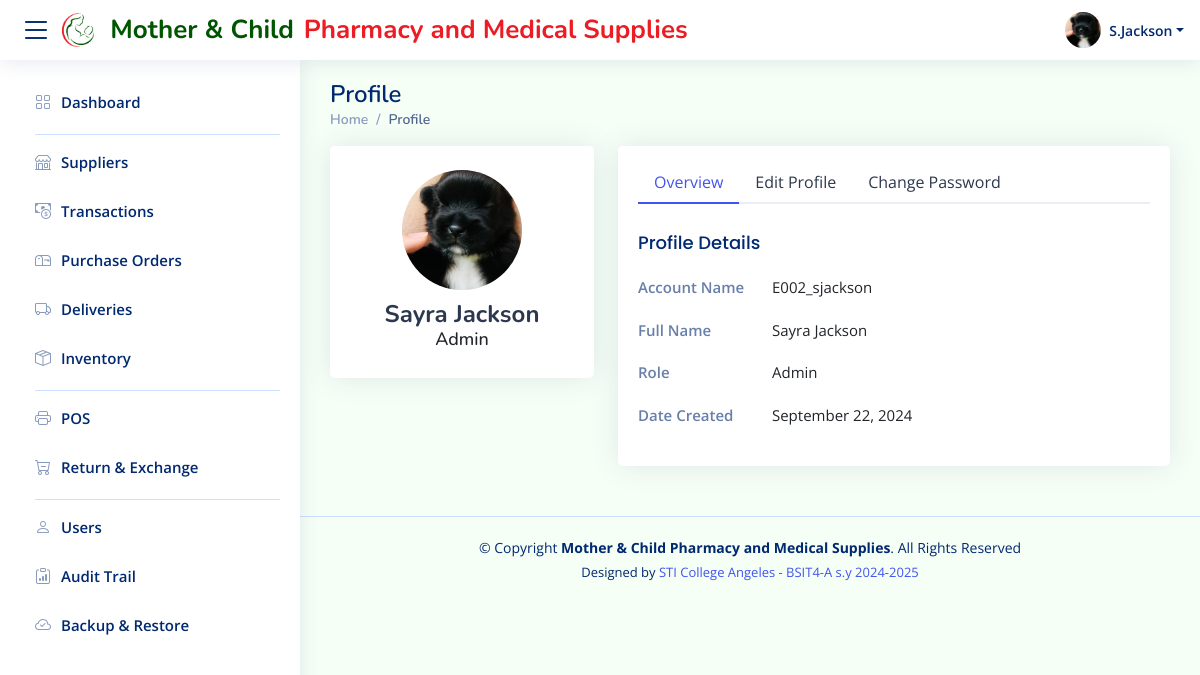
The app's page /users/users-profile/users-profile.php (signed in) with its own data.
### tables this page shows
CREATE TABLE `users` (
  `AccountID` int(10) unsigned NOT NULL AUTO_INCREMENT,
  `employeeName` varchar(255) NOT NULL,
  `employeeLName` varchar(255) NOT NULL,
  `role` varchar(255) NOT NULL,
  `accountName` varchar(255) NOT NULL,
  `password` varchar(255) NOT NULL,
  `picture` text NOT NULL DEFAULT 'profile_icon.png',
  `dateCreated` datetime NOT NULL DEFAULT current_timestamp(),
  `status` varchar(255) NOT NULL DEFAULT 'Active',
  `connected` enum('1','0') NOT NULL DEFAULT '0',
  `SuppliersPerms` enum('on','off') NOT NULL DEFAULT 'off',
  `TransactionsPerms` enum('on','off') NOT NULL DEFAULT 'off',
  `InventoryPerms` enum('on','off') NOT NULL DEFAULT 'off',
  `POSPerms` enum('on','off') NOT NULL DEFAULT 'off',
  `REPerms` enum('on','off') NOT NULL DEFAULT 'off',
  `POPerms` enum('on','off') NOT NULL DEFAULT 'off',
  `UsersPerms` enum('on','off') NOT NULL DEFAULT 'off',
  PRIMARY KEY (`AccountID`),
  UNIQUE KEY `accountName` (`accountName`)
);

### fetchUser.php (called while the page is built, shortened)
<?php
$accountID = $_SESSION['AccountID'];
$servername = "localhost";
$username = "root";
$password = "";
$dbname = "motherchildpharmacy";
$conn = new mysqli($servername, $username, $password, $dbname);
$sql = $conn->prepare("SELECT * FROM users WHERE AccountID = ?");
$sql->bind_param("i", $accountID);
$sql->execute();
$result = $sql->get_result();
if ($result->num_rows > 0) {
    $user = $result->fetch_assoc();
    $employeeName = $user['employeeName'];
    $employeeLName = $user['employeeLName'];
    $role = $user['role'];
    $accountName = $user['accountName'];
    $picture = $user['picture'];
    $dateCreated = $user['dateCreated'];
    $employeeFullName = $employeeName . " " . $employeeLName;
    $nameParts = explode(' ', $employeeFullName);
    $initials = strtoupper($nameParts[0][0]);
    $formattedName = $initials . '.' . end($nameParts);
    $dateCreatedFormatted = (new DateTime($dateCreated))->format('F j, Y');
} else {
    $formattedName = "Unknown";
    $role = "Unknown";
    $picture = "resources/img/profile_icon.png";
}
?>

### users/users-profile/users-profile.php (the view, shortened to what this page needs)
<?php include '../../fetchUser.php'; ?>
<!DOCTYPE html>
<html lang="en">
<head>
  <link href="../../resources/vendor/bootstrap/css/bootstrap.min.css" rel="stylesheet">
  <link href="../../resources/vendor/bootstrap-icons/bootstrap-icons.css" rel="stylesheet">
  <link href="../../resources/vendor/boxicons/css/boxicons.min.css" rel="stylesheet">
  <link href="../../resources/vendor/quill/quill.snow.css" rel="stylesheet">
  <link href="../../resources/vendor/quill/quill.bubble.css" rel="stylesheet">
  <link href="../../resources/vendor/remixicon/remixicon.css" rel="stylesheet">
  <link href="../../resources/vendor/simple-datatables/style.css" rel="stylesheet">
  <link href="../../style.css" rel="stylesheet">
  <link href="userprofile_styles.css" rel="stylesheet">
</head>
<body>
  <header id="header" class="header fixed-top d-flex align-items-center">
    <div class="d-flex align-items-center justify-content-between">
      <i class="bi bi-list toggle-sidebar-btn"></i>
      <a href="../../dashboard/dashboard.php" class="logo d-flex align-items-center">
        <img src="../../resources/img/logo.png" alt="">
        <span class="d-none d-lg-block span1">Mother & Child</span>
        <span class="d-none d-lg-block span2">Pharmacy and Medical Supplies</span>
      </a>
    </div>
    <nav class="header-nav ms-auto">
      <ul class="d-flex align-items-center">
        <li class="nav-item dropdown pe-3">
          <a class="nav-link nav-profile d-flex align-items-center pe-0" href="#" data-bs-toggle="dropdown">
            <img src="../../users/uploads/<?php echo htmlspecialchars($picture); ?>" alt="Profile"
              class="rounded-circle">
            <span class="d-none d-md-block dropdown-toggle ps-2"><?php echo htmlspecialchars($formattedName); ?></span>
          </a>
        </li>
      </ul>
    </nav>
  </header>
  <aside id="sidebar" class="sidebar">
    <ul class="sidebar-nav" id="sidebar-nav">
      <li class="nav-item">
        <a class="nav-link collapsed" href="../../dashboard/dashboard.php">
          <i class="bi bi-grid"></i>
          <span>Dashboard</span>
        </a>
      </li>
      <li class="nav-heading"></li>
      <?php if ($_SESSION['SuppliersPerms'] === 'on'): ?>
        <li class="nav-item">
          <a class="nav-link collapsed" href="../../suppliers/suppliers.php">
            <i class="bi bi-shop"></i>
            <span>Suppliers</span>
          </a>
        </li>
      <?php endif; ?>
      <?php if ($_SESSION['TransactionsPerms'] === 'on'): ?>
        <li class="nav-item">
          <a class="nav-link collapsed" href="../../transactions/transactions.php">
            <i class="bi bi-cash-coin"></i>
            <span>Transactions</span>
          </a>
        </li>
      <?php endif; ?>
      <?php if ($_SESSION['POPerms'] === 'on'): ?>
        <li class="nav-item">
          <a class="nav-link collapsed" href="../../purchaseorders/purchaseorders.php">
            <i class="bi bi-mailbox"></i>
            <span>Purchase Orders</span>
          </a>
        </li>
      <?php endif; ?>
      <?php if ($_SESSION['POPerms'] === 'on'): ?>
        <li class="nav-item">
          <a class="nav-link collapsed" href="../../delivery/delivery.php">
            <i class="bi bi-truck"></i>
            <span>Deliveries</span>
          </a>
        </li>
      <?php endif; ?>
      <?php if ($_SESSION['InventoryPerms'] === 'on'): ?>
        <li class="nav-item">
          <a class="nav-link collapsed" href="../../inventory/inventory.php">
            <i class="bi bi-box-seam"></i>
            <span>Inventory</span>
          </a>
        </li>
      <?php endif; ?>
      <li class="nav-heading"></li>
      <?php if ($_SESSION['POSPerms'] === 'on'): ?>
        <li class="nav-item">
          <a class="nav-link collapsed" href="../../pos/pos.php">
            <i class="bi bi-printer"></i>
            <span>POS</span>
          </a>
        </li>
      <?php endif; ?>
      <?php if ($_SESSION['REPerms'] === 'on'): ?>
        <li class="nav-item">
          <a class="nav-link collapsed" href="../../returnexchange/returnexchange.php">
            <i class="bi bi-cart-dash"></i>
            <span>Return & Exchange</span>
          </a>
        </li>
      <?php endif; ?>
      <li class="nav-heading"></li>
      <?php if ($_SESSION['UsersPerms'] === 'on'): ?>
        <li class="nav-item">
          <a class="nav-link collapsed" href="../../users/users.php">
            <i class="bi bi-person"></i>
            <span>Users</span>
          </a>
        </li>
      <?php endif; ?>
      <?php if ($_SESSION['UsersPerms'] === 'on'): ?>
        <li class="nav-item">
          <a class="nav-link collapsed" href="../../audittrail/audittrail.php">
            <i class="bi bi-clipboard-data"></i>
            <span>Audit Trail</span>
          </a>
        </li>
      <?php endif; ?>
      <?php if ($_SESSION['UsersPerms'] === 'on'): ?>
        <li class="nav-item">
          <a class="nav-link collapsed" href="../../backuprestore/backuprestore.php">
            <i class="bi bi-cloud-check"></i>
            <span>Backup & Restore</span>
          </a>
        </li>
      <?php endif; ?>
    </ul>
  </aside>
  <main id="main" class="main">
    <div class="pagetitle">
      <h1>Profile</h1>
      <nav>
        <ol class="breadcrumb">
          <li class="breadcrumb-item"><a href="../../dashboard/dashboard.php">Home</a></li>
          <li class="breadcrumb-item active">Profile</li>
        </ol>
      </nav>
    </div>
    <section class="section profile">
      <div class="row">
        <div class="col-xl-4">
          <div class="card">
            <div class="card-body profile-card pt-4 d-flex flex-column align-items-center">
              <img src="../../users/uploads/<?php echo htmlspecialchars($picture); ?>" alt="Profile"
                class="rounded-circle">
              <h2><?php echo htmlspecialchars($employeeFullName); ?></h2>
              <h3><?php echo htmlspecialchars($role); ?></h3>
            </div>
          </div>
        </div>
        <div class="col-xl-8">
          <div class="card">
            <div class="card-body pt-3">
              <ul class="nav nav-tabs nav-tabs-bordered">
                <li class="nav-item">
                  <button class="nav-link active" data-bs-toggle="tab"
                    data-bs-target="#profile-overview">Overview</button>
                </li>
                <li class="nav-item">
                  <button class="nav-link" data-bs-toggle="tab" data-bs-target="#profile-edit">Edit Profile</button>
                </li>
                <li class="nav-item">
                  <button class="nav-link" data-bs-toggle="tab" data-bs-target="#profile-change-password">Change
                    Password</button>
                </li>
              </ul>
              <div class="tab-content pt-2">
                <div class="tab-pane fade show active profile-overview" id="profile-overview">
                  <h5 class="card-title">Profile Details</h5>
                  <div class="row">
                    <div class="col-lg-3 col-md-4 label">Account Name</div>
                    <div class="col-lg-9 col-md-8"><?php echo htmlspecialchars($accountName); ?></div>
                  </div>
                  <div class="row">
                    <div class="col-lg-3 col-md-4 label ">Full Name</div>
                    <div class="col-lg-9 col-md-8"><?php echo htmlspecialchars($employeeFullName); ?></div>
                  </div>
                  <div class="row">
                    <div class="col-lg-3 col-md-4 label">Role</div>
                    <div class="col-lg-9 col-md-8"><?php echo htmlspecialchars($role); ?></div>
                  </div>
                  <div class="row">
                    <div class="col-lg-3 col-md-4 label">Date Created</div>
                    <div class="col-lg-9 col-md-8"><?php echo htmlspecialchars($dateCreatedFormatted); ?></div>
                  </div>
                </div>
              </div>
            </div>
          </div>
        </div>
      </div>
    </section>
  </main>
  <footer id="footer" class="footer">
    <div class="copyright">
      &copy; Copyright <strong><span>Mother & Child Pharmacy and Medical Supplies</span></strong>. All Rights Reserved
    </div>
    <div class="credits">
      Designed by <a href="https://www.sti.edu/campuses-details.asp?campus_id=QU5H">STI College Angeles - BSIT4-A s.y
        2024-2025 </a>
    </div>
  </footer>
</body>
</html>

### style.css (style rules this page uses)
:root { scroll-behavior: smooth; }
body { font-family: "Open Sans", sans-serif; background: #f6fff6; color: #444444; }
a { color: #4154f1; text-decoration: none; }
h1, h2, h3, h4, h5, h6 { font-family: "Nunito", sans-serif; }
#main { margin-top: 60px; padding: 20px 30px; transition: all 0.3s; }
.pagetitle { margin-bottom: 10px; }
.pagetitle h1 { font-size: 24px; margin-bottom: 0; font-weight: 600; color: #012970; }
.card { margin-bottom: 30px; border: none; border-radius: 5px; box-shadow: 0px 0 30px rgba(1, 41, 112, 0.1); }
.card-title { padding: 20px 0 15px 0; font-size: 18px; font-weight: 500; color: #012970; font-family: "Poppins", sans-serif; }
.card-body { padding: 0 20px 20px 20px; }
.breadcrumb { font-size: 14px; font-family: "Nunito", sans-serif; color: #899bbd; font-weight: 600; }
.breadcrumb a { color: #899bbd; transition: 0.3s; }
.breadcrumb .breadcrumb-item::before { color: #899bbd; }
.breadcrumb .active { color: #51678f; font-weight: 600; }
.nav-tabs-bordered { border-bottom: 2px solid #ebeef4; }
.nav-tabs-bordered .nav-link { margin-bottom: -2px; border: none; color: #2c384e; }
.nav-tabs-bordered .nav-link.active { background-color: #fff; color: #4154f1; border-bottom: 2px solid #4154f1; }
.logo { line-height: 1; }
@media (min-width: 1200px) { .logo { width: 630px; } }
.logo img { max-height: 35px; margin-right: 6px; }
.logo span { font-size: 26px; font-weight: 700; font-family: "Nunito", sans-serif; }
.logo .span1 { color: #005500FF; padding: 0 10px; }
.logo .span2 { color: #EB1C24FF; }
.header { transition: all 0.5s; z-index: 997; height: 60px; box-shadow: 0px 2px 20px rgba(1, 41, 112, 0.1); background-color: #fff; padding-left: 20px; }
.header .toggle-sidebar-btn { font-size: 32px; padding-right: 10px; cursor: pointer; color: #012970; }
.header-nav ul { list-style: none; }
.header-nav>ul { margin: 0; padding: 0; }
.header-nav .nav-profile { color: #012970; }
.header-nav .nav-profile img { height: 36px; width: 36px; object-fit: cover; }
.header-nav .nav-profile span { font-size: 14px; font-weight: 600; }
.sidebar { position: fixed; top: 60px; left: 0; bottom: 0; width: 300px; z-index: 996; transition: all 0.3s; padding: 20px; overflow-y: auto; scrollbar-width: thin; scrollbar-color: #aab7cf transparent; box-shadow: 0px 0px 20px rgba(1, 41, 112, 0.1); background-color: #fff; }
@media (min-width: 1200px) { #main, #footer { margin-left: 300px; } }
.nav-heading { border-top: 1px solid #cddfff; }
.sidebar-nav { padding: 0; margin: 0; list-style: none; }
.sidebar-nav li { padding: 0; margin: 0; list-style: none; }
.sidebar-nav .nav-item { margin-bottom: 5px; }
.sidebar-nav .nav-heading { font-size: 11px; text-transform: uppercase; color: #899bbd; font-weight: 600; margin: 10px 0 5px 15px; }
.sidebar-nav .nav-link { display: flex; align-items: center; font-size: 15px; font-weight: 600; color: #4154f1; transition: 0.3; background: #f6f9ff; padding: 10px 15px; border-radius: 4px; }
.sidebar-nav .nav-link i { font-size: 16px; margin-right: 10px; color: #4154f1; }
.sidebar-nav .nav-link.collapsed { color: #012970; background: #fff; }
.sidebar-nav .nav-link.collapsed i { color: #899bbd; }
.profile .profile-card img { height: 120px; width: 120px; object-fit: cover; }
.profile .profile-card h2 { font-size: 24px; font-weight: 700; color: #2c384e; margin: 10px 0 0 0; }
.profile .profile-card h3 { font-size: 18px; }
.profile .profile-overview .row { margin-bottom: 20px; font-size: 15px; }
.profile .profile-overview .card-title { color: #012970; }
.profile .profile-overview .label { font-weight: 600; color: rgba(1, 41, 112, 0.6); }
.footer { padding: 20px 0; font-size: 14px; transition: all 0.3s; border-top: 1px solid #cddfff; }
.footer .copyright { text-align: center; color: #012970; }
.footer .credits { padding-top: 5px; text-align: center; font-size: 13px; color: #012970; }

### records on screen
users: picture (picture), formattedName "S.Jackson", employeeFullName "Sayra Jackson", role "Admin", accountName "E002_sjackson", dateCreated "September 22, 2024"
